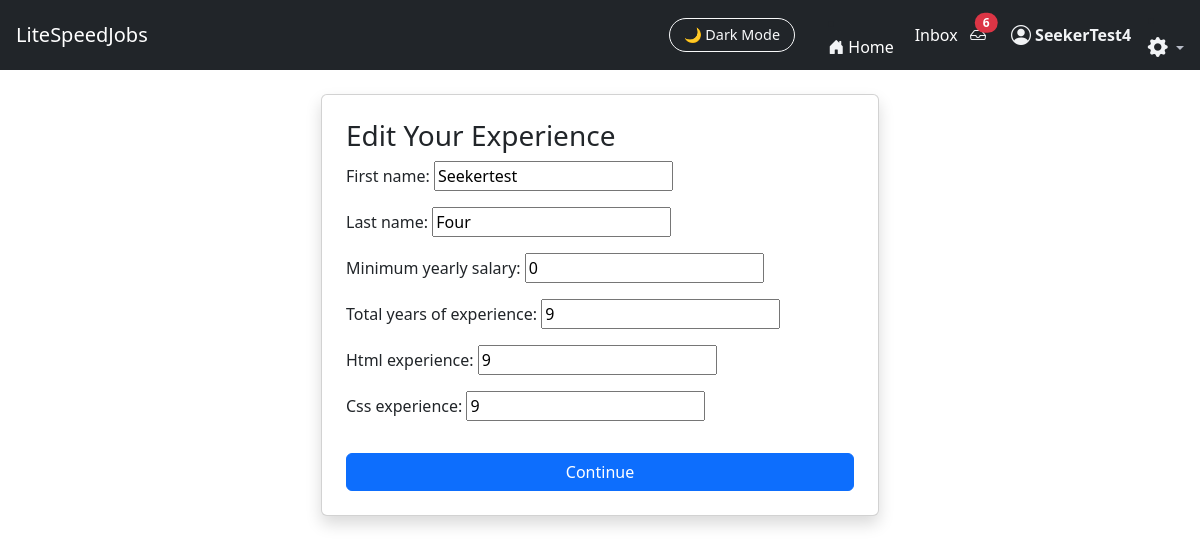
Screenshot of /JobFinder_app/seeker_form1/ (signed in) with the database file from the repository.
### JobFinder_app/models.py (models this page shows, shortened)
class SeekerModelOne(models.Model):
    user = models.OneToOneField(User, on_delete=models.CASCADE)
    first_name = models.CharField(max_length=30)
    last_name = models.CharField(max_length=30)
    minimum_yearly_salary = models.IntegerField(null=True, blank=True, default=0)
    total_years_of_experience = models.IntegerField(default=0)
    html_experience = models.IntegerField(default=0)
    css_experience = models.IntegerField(default=0)

### JobFinder_app/views.py (the view)
# urls.py: path("seeker_form1/", views.seeker_form_one, name="seeker_form1"),
@login_required
def seeker_form_one(request):
    instance, _ = SeekerModelOne.objects.get_or_create(user=request.user)
    if request.method == "POST":
        form = SeekerFormOne(request.POST, instance=instance)
        if form.is_valid():
            form.save()
            return redirect("seeker_form2")
    else:
        form = SeekerFormOne(instance=instance)
    return render(request, "JobFinder_app/seeker_form1.html", {
        "form": form,
        "edit_mode": True,
    })

### JobFinder_app/forms.py
class SeekerFormOne(ModelForm):
    class Meta:
        model = SeekerModelOne
        exclude = ('user',)
        fields = '__all__'

### JobFinder_app/context_processors.py (called while the page is built)
def unread_message_count(request):
    if request.user.is_authenticated:
        return {
            "unread_count": Message.objects.filter(
                receiver=request.user,
                is_read=False
            ).count()
        }
    return {}

### JobFinder_app/templates/JobFinder_app/seeker_form1.html (shortened to what this page needs)
{% extends "JobFinder_app/base.html" %}
{% block content %}
<div class="col-md-6 mx-auto">
    <div class="card shadow p-4">
        <h3>
            {% if edit_mode %}
                Edit Your Experience
            {% else %}
                Add Your Experience
            {% endif %}
        </h3>
        <form method="POST">
            {{ form.as_p }}
            <button class="btn btn-primary w-100 mt-3">Continue</button>
        </form>
    </div>
</div>
{% endblock %}

### JobFinder_app/templates/JobFinder_app/base.html (shortened to what this page needs)
<!DOCTYPE html>
<html lang="en" data-theme="light">
<head>
    <link href="https://cdn.jsdelivr.net/npm/bootstrap@5.3.2/dist/css/bootstrap.min.css" rel="stylesheet">
    <link href="https://cdn.jsdelivr.net/npm/bootstrap-icons@1.11.1/font/bootstrap-icons.css" rel="stylesheet">
</head>
<body>
{% load message_tags %}
<nav class="navbar navbar-expand-lg navbar-dark bg-dark px-3">
    <a class="navbar-brand" href="/">LiteSpeedJobs</a>
    <div class="ms-auto d-flex align-items-center">
        <button id="darkModeToggle" class="btn btn-outline-light ms-3">
            🌙 Dark Mode
        </button>&nbsp;&nbsp;&nbsp;&nbsp;&nbsp;&nbsp;&nbsp;&nbsp;
        <li class="nav-item">
            <a class="nav-link d-flex align-items-center home-link"
            href="{% url 'landing' %}">
                <i class="bi bi-house-door-fill me-1 nav-icon"></i>
                <span class="d-none d-md-inline">Home</span>&nbsp;&nbsp;&nbsp;&nbsp;&nbsp;
            </a>
        </li>
        {% if user.is_authenticated %}
        <a href="{% url 'inbox_pro' %}" class="nav-link d-flex align-items-center home-link">Inbox</a>&nbsp;&nbsp;&nbsp;
        <a href="{% url 'inbox_pro' %}" class="nav-link position-relative">
            <i class="bi bi-inbox"></i>
            {% if unread_count and unread_count > 0 %}
                <span id="unreadBadge"
                    class="position-absolute top-0 start-100 translate-middle badge rounded-pill bg-danger">
                    {{ unread_count }}
                </span>
            {% endif %}
        </a>
        {% else %}
        <li class="nav-item">
            <a href="{% url 'login' %}" class="nav-link">
                <i class="bi bi-inbox"></i>
            </a>
        </li>
        {% endif %}&nbsp;&nbsp;&nbsp;&nbsp;&nbsp;&nbsp;
        {% if request.user.is_authenticated %}
            <a href="{% url 'role_redirect' %}"
                class="nav-link d-flex align-items-center gap-1 user-link">
                <i class="bi bi-person-circle nav-icon fs-5"></i>
             <span class="d-none d-md-inline">
                 <strong>{{ request.user.username }}</strong>&nbsp;&nbsp;&nbsp;&nbsp;
            </span>
        {% endif %}
        <li class="nav-item dropdown ">
            <a class="nav-link dropdown-toggle p-0 account_dropdown"
            style="color:var(--ls-dark-muted)"
            href="#"
            id="settingsDropdown"
            role="button"
            data-bs-toggle="dropdown"
            aria-expanded="false"
            data-bs-placement="bottom"
            title="Account settings">
                <i class="bi bi-gear-fill fs-5 text-white"></i>
            </a>
        </li>
    </div>
</nav>
<div class="container py-4">
    {% block content %}{% endblock %}
</div>
</body>
</html>

### JobFinder_app/templates/JobFinder_app/base.html (style rules this page uses)
:root { --ls-bg: #ffffff; --ls-bg-card: #f7f9fc; --ls-text: #141414; --ls-text-muted: #555; --ls-border: #e4e7ec; --ls-icon-color: #f1f3f5; --chat-bg: #fffffff5; --chat-panel-bg: #f8f9fa; --chat-border: #dee2e6; --chat-text: #212529; --chat-muted: #6c757d; --bubble-sent-bg: #0d6efd; --bubble-sent-text: #ffffff; --bubble-received-bg: #e9ecef; --bubble-received-text: #212529; --account-settings: #9de3f4; --ls-primary: #4dabf7; --ls-dark-bg: #0e1116; --ls-dark-bg-card: #1a1d24; --ls-dark-border: #2b2e36; --ls-dark-text: #f1f3f7; --ls-dark-muted: #b7bcc7; }
body { transition: background 0.3s ease, color 0.3s ease; }
.navbar { transition: background 0.3s ease; }
.card { transition: background 0.3s ease, border 0.3s ease; }
.btn { transition: background 0.25s ease, color 0.25s ease, border 0.25s ease; }
.navbar .nav-link i, .navbar .inbox-icon { color: var(--ls-icon-color) !important; transition: color 0.2s ease; }
.user-link .nav-icon, .user-link span { color: var(--ls-icon-color); transition: color 0.2s ease; font-weight: 500; }
.home-link, .home-link i { color: #ffffff !important; }
.bi-gear-fill { transition: transform 0.3s ease; }
.account_dropdown { color: var(--account-settings); }
#darkModeToggle { font-size: 0.9rem; border-radius: 25px; padding: 5px 14px; cursor: pointer; }

### rows the page displays
SeekerModelOne: first_name "Seekertest", last_name "Four", minimum_yearly_salary "0", total_years_of_experience "9", html_experience "9", css_experience "9"

### other values shown
{{ unread_count }} "6"
{{ request.user.username }} "SeekerTest4"
